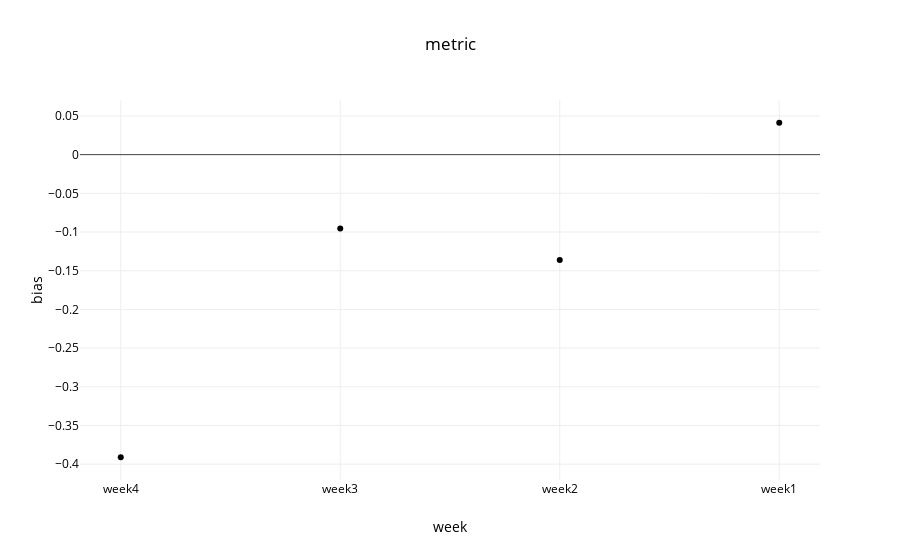

The code cell stored with this chart in its notebook:
### Code cell
week = ['nan','week4','week3','week2','week1']
data = utils.metric(files,week,start,26981)
title,x,y='metric','week','bias'
layout=utils.layout(title,x,y)
fig = go.Figure(data=data, layout=layout)
interactive = iplot(fig)
#po.plot(fig,filename=root_dir+'\\'+'metric.html')

### Figure 1 — Plotly figure (JSON) as saved in the notebook; plotly's stock layout.template omitted (floating-point values rounded to 4 significant figures)
{"data": [{"line": {"color": "rgba(0, 0, 255)"}, "mode": "markers", "type": "scatter", "uid": "d537d1cc-e063-11e8-80ad-f40669f1696c", "x": ["week4", "week3", "week2", "week1"], "y": [-0.391, -0.09542, -0.1363, 0.0412]}], "layout": {"autosize": true, "font": {"color": "rgb(0, 0, 0)"}, "legend": {"orientation": "h"}, "paper_bgcolor": "rgb(255,255,255)", "plot_bgcolor": "rgb(255,255,255)", "title": "metric", "xaxis": {"autorange": true, "range": [-0.1828, 3.183], "title": "week", "type": "category"}, "yaxis": {"autorange": true, "range": [-0.4227, 0.07286], "title": "bias", "type": "linear"}}}
